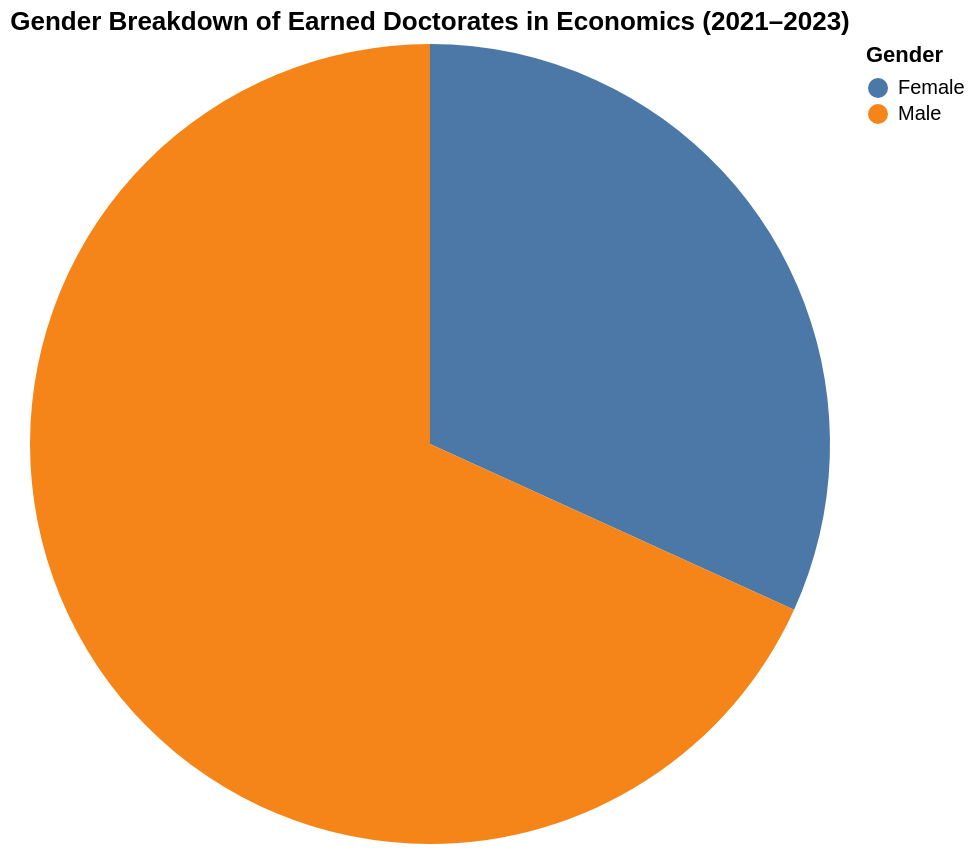

Here is the notebook cell this chart was saved with:
### Markdown cell above
</div>

<div class="text-box">
    
## Earned Doctorates in Economics by Sex

### Code cell
#| code-fold: true


gender_df = df[df["Major"].isin(majors)]


gender_agg = (
    gender_df.groupby("Sex")["Awards/Degrees Conferred"]
    .sum()
    .reset_index()
)


pie_chart = alt.Chart(gender_agg).mark_arc().encode(
    theta=alt.Theta(field="Awards/Degrees Conferred", type="quantitative"),
    color=alt.Color(field="Sex", type="nominal", legend=alt.Legend(title="Gender")),
    tooltip=["Sex", "Awards/Degrees Conferred"]
).properties(
    title="Gender Breakdown of Earned Doctorates in Economics (2021–2023)",
    width=400,
    height=400
)

pie_chart

### Figure 1 — Vega-Lite specification as saved in the notebook (floating-point values rounded to 4 significant figures)
{"config": {"view": {"continuousWidth": 300, "continuousHeight": 300}}, "data": {"name": "data-bc010ea0a2e02de637f794da48b08052"}, "mark": {"type": "arc"}, "encoding": {"color": {"field": "Sex", "legend": {"title": "Gender"}, "type": "nominal"}, "theta": {"field": "Awards/Degrees Conferred", "type": "quantitative"}, "tooltip": [{"field": "Sex", "type": "nominal"}, {"field": "Awards/Degrees Conferred", "type": "quantitative"}]}, "height": 400, "title": "Gender Breakdown of Earned Doctorates in Economics (2021–2023)", "width": 400, "$schema": "https://vega.github.io/schema/vega-lite/v5.14.1.json", "datasets": {"data-bc010ea0a2e02de637f794da48b08052": [{"Sex": "Female", "Awards/Degrees Conferred": 421}, {"Sex": "Male", "Awards/Degrees Conferred": 903}]}}
